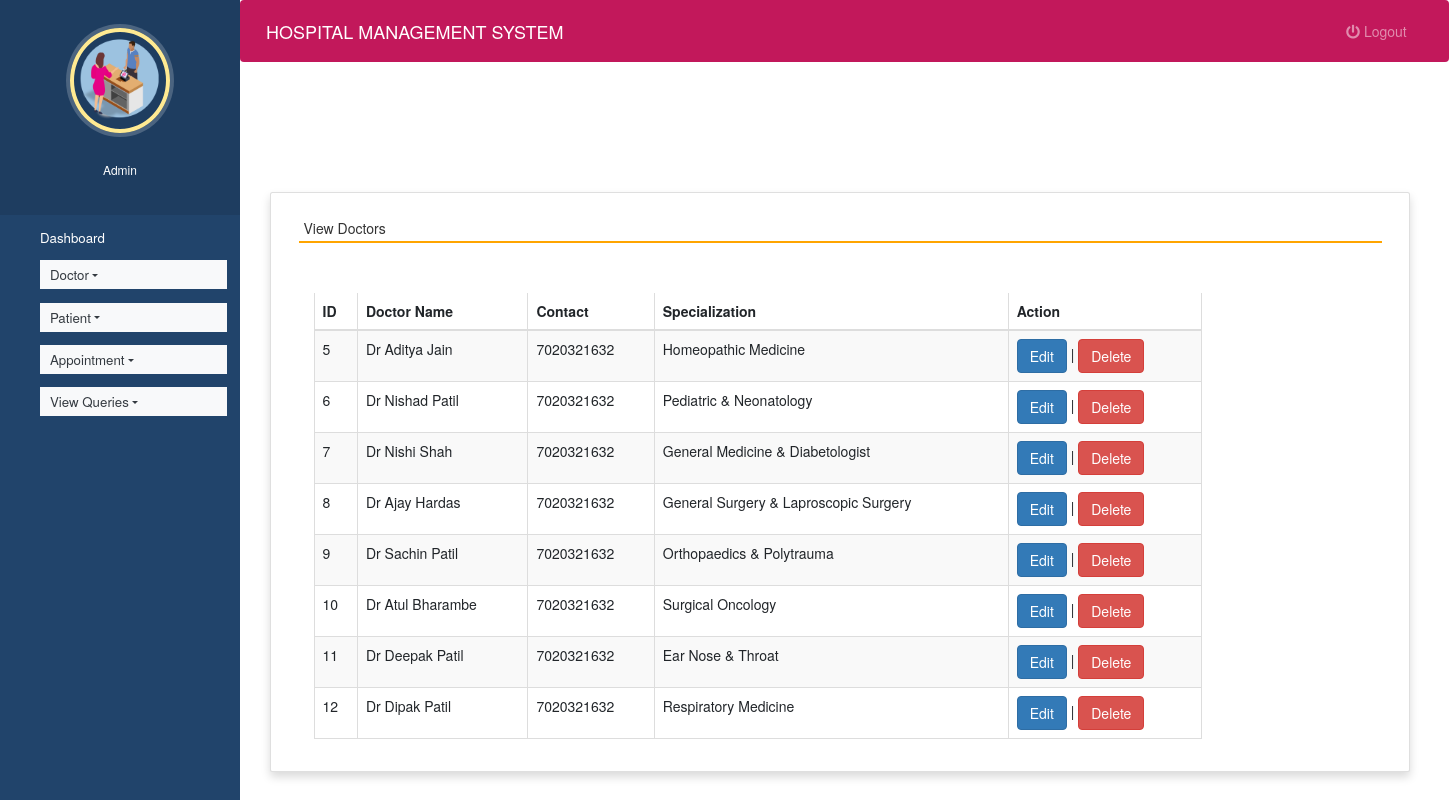
Page /view_doctor (signed in) on the committed database.
### hospitals/models.py (models this page shows, shortened)
class Doctor(models.Model):
    name = models.CharField(max_length=50)
    mobile = models.IntegerField()
    special = models.CharField(max_length=50)

### hospitals/views.py (the view)
# urls.py: path('view_doctor', view_doctor, name='view_doctor'),
def view_doctor(request):
    if not request.user.is_staff:
        return redirect('login')
    doc = Doctor.objects.all()
    d = {'doc':doc}
    return render(request,'view_doctor.html', d)

### hospitals/templates/view_doctor.html (shortened to what this page needs)
{% extends 'admin_nav.html' %}
{% load static %}
{% block content %}
<head>
 <link rel="stylesheet" href="https://maxcdn.bootstrapcdn.com/bootstrap/3.4.1/css/bootstrap.min.css">
  <link rel="stylesheet" href="https://cdnjs.cloudflare.com/ajax/libs/font-awesome/4.7.0/css/font-awesome.min.css">
  <link rel="stylesheet" href="https://use.fontawesome.com/releases/v5.6.3/css/all.css">
</head>
<br><br><br><br>
<div class="container card shadow m-5">
    <div class="card-body">
        <h5 class="p-2" style="border-bottom: 2px solid orange">View Doctors</h5>
		<div class="container mt-5">
			<div class="table-responsive">
		<table id="example" class="table table-striped table-bordered table-sm" style="width:80%">
			<thead>
				<tr>
					<th>ID</th>
					<th>Doctor Name</th>
					<th>Contact</th>
					<th>Specialization</th>
                    <th>Action</th>
				</tr>
			</thead>
			<tbody>
            {% for i in doc %}
			<tr>
				<td>{{i.id}}</td>
				<td>{{i.name}}</td>
				<td>{{i.mobile}}</td>
				<td>{{i.special}}</td>
				<td><a href="{% url 'edit_doctor' i.id %}" class="btn btn-primary">Edit</a> |
				<a href="{% url 'delete_doctor' i.id %}" onclick="return confirm('Are you ready to delete this record ?')" class="btn btn-danger">Delete</a></td>
			</tr>
			{% endfor %}
			</tbody>
		</table>
				</div>
	 </div>
	</div>
</div>
{% endblock content %}

### hospitals/templates/admin_nav.html (shortened to what this page needs)
<!DOCTYPE html>
{% load static %}
<html lang="en">
<head>
  <link rel="stylesheet" href="https://stackpath.bootstrapcdn.com/bootstrap/4.3.1/css/bootstrap.min.css">
  <link rel="stylesheet" href="https://maxcdn.bootstrapcdn.com/font-awesome/4.7.0/css/font-awesome.min.css">
  <link rel="stylesheet" href="{% static 'style.css' %}">
</head>
<body>
  <nav class="menu" tabindex="0">
    <header class="avatar">
      <img src="{% static 'images/h8.png' %}" />
      <br><br>
      <h6 style="color : white">Admin</h6>
    </header>
    <ul>
      <li tabindex="0" class="icon-dashboard"> <a style="color:white; text-decoration:none;" href="{% url 'admin_home' %}"><span>Dashboard</span></a> </li>
      <li tabindex="0" class="nav-item dropdown icon-customers">
        <a href="" class="nav-link dropdown-toggle text-dark bg-light" id="navbardrop"
				data-toggle="dropdown" style="color:white; text-decoration:none;"> Doctor</a>
      </li>
      <li tabindex="0" class="nav-item dropdown icon-users">
        <a href="" class="nav-link dropdown-toggle text-dark bg-light" id="navbardrop"
				data-toggle="dropdown" style="color:white; text-decoration:none;"> Patient</a>
      </li>
      <li tabindex="0" class="nav-item dropdown icon-calendar">
        <a href="" class="nav-link dropdown-toggle text-dark bg-light" id="navbardrop"
				data-toggle="dropdown" style="color:white; text-decoration:none;"> Appointment</a>
      </li>
        <li tabindex="0" class="nav-item dropdown icon-calendar">
        <a href="" class="nav-link dropdown-toggle text-dark bg-light" id="navbardrop"
				data-toggle="dropdown" style="color:white; text-decoration:none;"> View Queries</a>
      </li>
    </ul>
  </nav>
  <main>
    <div class="bs-example">
      <nav class="navbar navbar-expand-md  navbar-dark fixed-top" style="background:#c2185b;">
        <a href="#" class="navbar-brand">HOSPITAL MANAGEMENT SYSTEM</a>
        <div class="collapse navbar-collapse justify-content-between" id="navbarCollapse">
          <div class="navbar-nav" style=" margin-left: 90%;">
            <a href="{% url 'logout' %}" class="nav-item nav-link"><i class="fas fa-power-off"></i> Logout</a>
          </div>
        </div>
      </nav>
    </div>
    {% block content %}
    {% endblock content %}
  </main>
</body>
</html>

### hospitals/static/style.css (style rules this page uses)
body { padding-left: 240px; }
main { position: relative; height: 100vh; }
.menu { background: #21446B; height: 100vh; width: 240px; position: fixed; top: 0px; left: 0; z-index: 5; outline: none; }
.menu .avatar { background: rgba(0, 0, 0, 0.1); padding: 2em 0.5em; text-align: center; }
.menu .avatar img { width: 100px; border-radius: 50%; overflow: hidden; border: 4px solid #ffea92; box-shadow: 0 0 0 4px rgba(255, 255, 255, 0.2); }
.menu ul { list-style: none; padding: 0.5em 0; margin: 0; }
.menu ul li { padding: 0.5em 1em 0.5em 3em; font-size: 0.95em; font-weight: regular; background-repeat: no-repeat; background-position: left 15px center; background-size: auto 20px; transition: all 0.15s linear; cursor: pointer; }
.menu ul li.icon-dashboard { background-image: url("http://www.entypo.com/images//gauge.svg"); }
.menu ul li.icon-customers { background-image: url("http://www.entypo.com/images//briefcase.svg"); }
.menu ul li.icon-users { background-image: url("http://www.entypo.com/images//users.svg"); }
.menu ul li.icon-calendar { background-image: url("http://www.entypo.com/images//calendar.svg"); }

### hospitals/templates/admin_nav.html (style rules this page uses)
a:link { text-decoration: none; }
a { color: white; }
body { padding-left: 240px; }
main { position: relative; height: 100vh; }
.menu { background: #21446B; height: 100vh; width: 240px; position: fixed; top: 0px; left: 0; z-index: 5; outline: none; }
.menu .avatar { background: rgba(0, 0, 0, 0.1); padding: 2em 0.5em; text-align: center; }
.menu .avatar img { width: 100px; border-radius: 50%; overflow: hidden; border: 4px solid #ffea92; box-shadow: 0 0 0 4px rgba(255, 255, 255, 0.2); }
.menu ul { list-style: none; padding: 0.5em 0; margin: 0; }
.menu ul li { padding: 0.5em 1em 0.5em 3em; font-size: 0.95em; font-weight: regular; background-repeat: no-repeat; background-position: left 15px center; background-size: auto 20px; transition: all 0.15s linear; cursor: pointer; }
.menu ul li.icon-dashboard { background-image: url("http://www.entypo.com/images//gauge.svg"); }
.menu ul li.icon-customers { background-image: url("http://www.entypo.com/images//briefcase.svg"); }
.menu ul li.icon-users { background-image: url("http://www.entypo.com/images//users.svg"); }
.menu ul li.icon-calendar { background-image: url("http://www.entypo.com/images//calendar.svg"); }

### rows in the picture
Doctor: id "5", name "Dr Aditya Jain", mobile "7020321632", special "Homeopathic Medicine"
Doctor: id "6", name "Dr Nishad Patil", mobile "7020321632", special "Pediatric & Neonatology"
Doctor: id "7", name "Dr Nishi Shah", mobile "7020321632", special "General Medicine & Diabetologist"
Doctor: id "8", name "Dr Ajay Hardas", mobile "7020321632", special "General Surgery & Laproscopic Surgery"
Doctor: id "9", name "Dr Sachin Patil", mobile "7020321632", special "Orthopaedics & Polytrauma"
Doctor: id "10", name "Dr Atul Bharambe", mobile "7020321632", special "Surgical Oncology"
Doctor: id "11", name "Dr Deepak Patil", mobile "7020321632", special "Ear Nose & Throat"
Doctor: id "12", name "Dr Dipak Patil", mobile "7020321632", special "Respiratory Medicine"
